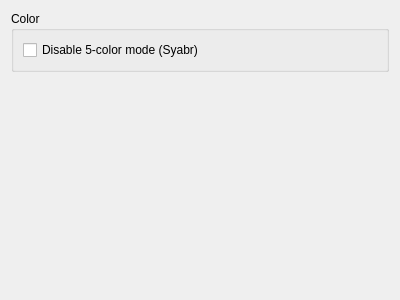
<?xml version="1.0" encoding="UTF-8"?>
<ui version="4.0">
 <class>SpMx2ConfigWidget</class>
 <widget class="QWidget" name="SpMx2ConfigWidget">
  <property name="geometry">
   <rect>
    <x>0</x>
    <y>0</y>
    <width>400</width>
    <height>300</height>
   </rect>
  </property>
  <property name="sizePolicy">
   <sizepolicy hsizetype="Preferred" vsizetype="Preferred">
    <horstretch>0</horstretch>
    <verstretch>0</verstretch>
   </sizepolicy>
  </property>
  <property name="windowTitle">
   <string notr="true">ApogeyConfigWidget</string>
  </property>
  <layout class="QVBoxLayout" name="verticalLayout_2">
   <item>
    <widget class="QGroupBox" name="ColorGroupBox">
     <property name="title">
      <string>Color</string>
     </property>
     <layout class="QVBoxLayout" name="verticalLayout_3">
      <item>
       <widget class="QCheckBox" name="disable5colorCheckBox">
        <property name="text">
         <string>Disable 5-color mode (Syabr)</string>
        </property>
       </widget>
      </item>
     </layout>
    </widget>
   </item>
   <item>
    <spacer name="verticalSpacer">
     <property name="orientation">
      <enum>Qt::Vertical</enum>
     </property>
     <property name="sizeHint" stdset="0">
      <size>
       <width>20</width>
       <height>40</height>
      </size>
     </property>
    </spacer>
   </item>
  </layout>
 </widget>
 <resources/>
 <connections/>
</ui>
